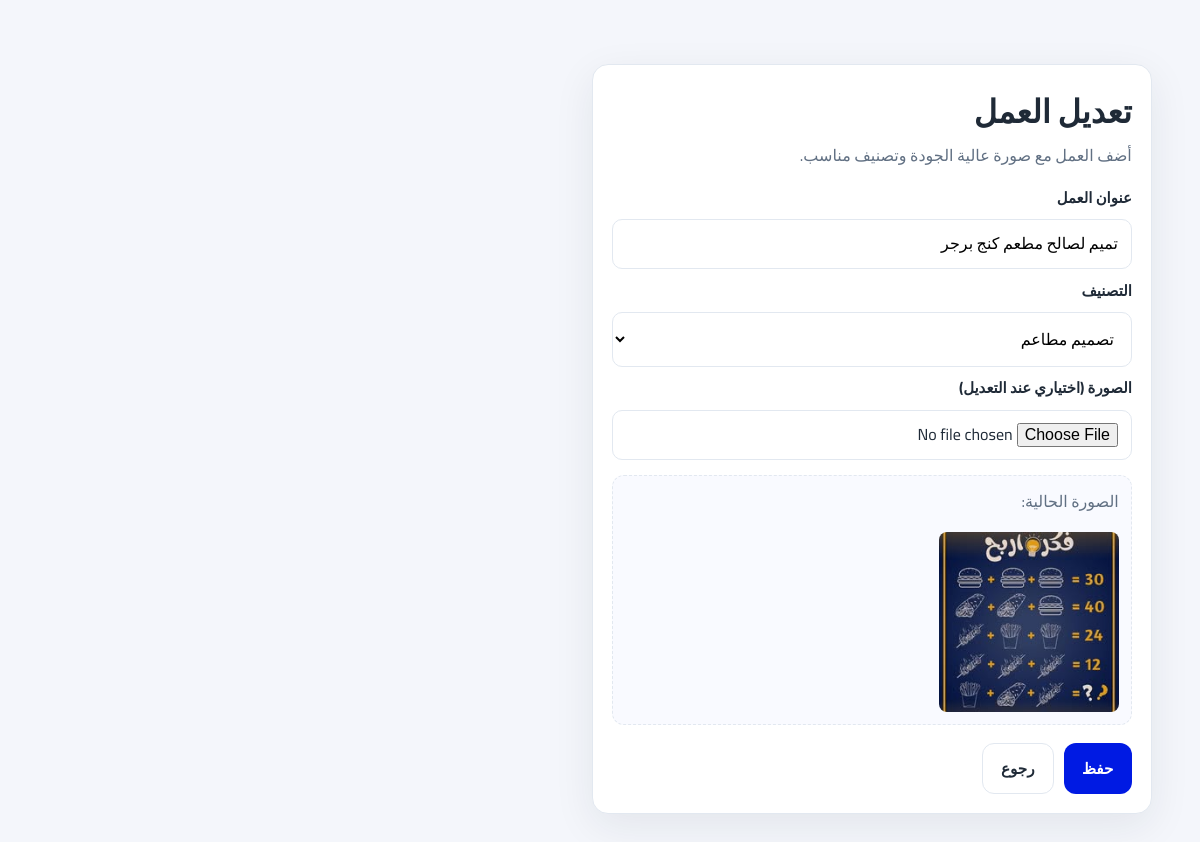
Screenshot of /admin/works/2/edit (signed in) with the database file from the repository.
### tables this page shows
CREATE TABLE works (
            id INTEGER PRIMARY KEY AUTOINCREMENT,
            title TEXT NOT NULL,
            category_id INTEGER NOT NULL,
            image_filename TEXT NOT NULL,
            created_at DATETIME DEFAULT CURRENT_TIMESTAMP,
            FOREIGN KEY (category_id) REFERENCES categories (id)
        );

CREATE TABLE categories (
            id INTEGER PRIMARY KEY AUTOINCREMENT,
            name TEXT NOT NULL UNIQUE
        );

### app.py (the view, shortened to what this page needs)
@app.route("/admin/works/<int:work_id>/edit", methods=["GET", "POST"])
@admin_required
def edit_work(work_id):
    db = get_db()
    work = db.execute(
        """
        SELECT id, title, category_id, image_filename
        FROM works
        WHERE id = ?
        """,
        (work_id,),
    ).fetchone()
    if not work:
        flash("العمل غير موجود.", "error")
        return redirect(url_for("admin_dashboard"))
    categories = db.execute(
        "SELECT id, name FROM categories ORDER BY id ASC"
    ).fetchall()
    return render_template("admin_work_form.html", categories=categories, work=work)

### app.py (called while the page is built)
def get_db():
    if "db" not in g:
        g.db = sqlite3.connect(DATABASE_PATH)
        g.db.row_factory = sqlite3.Row
    return g.db

def admin_required(view_function):
    @wraps(view_function)
    def wrapped(*args, **kwargs):
        if not session.get("admin_logged_in"):
            flash("يرجى تسجيل الدخول أولاً.", "warning")
            return redirect(url_for("admin_login"))
        return view_function(*args, **kwargs)
    return wrapped

### templates/admin_work_form.html (shortened to what this page needs)
{% extends "base.html" %}
{% if work %}
    {% set page_title = "تعديل العمل" %}
{% else %}
    {% set page_title = "إضافة عمل جديد" %}
{% endif %}
{% block content %}
<main class="container section">
    <div class="admin-form-card">
        <h1>{{ page_title }}</h1>
        <p>أضف العمل مع صورة عالية الجودة وتصنيف مناسب.</p>
        <form method="POST" enctype="multipart/form-data" class="form-grid">
            <label for="title">عنوان العمل</label>
            <input id="title" name="title" type="text" value="{{ work.title if work else '' }}" required>
            <label for="category_id">التصنيف</label>
            <select id="category_id" name="category_id" required>
                {% for category in categories %}
                    <option
                        value="{{ category.id }}"
                        {% if work and work.category_id == category.id %}selected{% endif %}
                    >
                        {{ category.name }}
                    </option>
                {% endfor %}
            </select>
            <label for="image">الصورة {% if work %}(اختياري عند التعديل){% endif %}</label>
            <input id="image" name="image" type="file" accept=".jpg,.jpeg,.png,.webp" {% if not work %}required{% endif %}>
            {% if work %}
                <div class="current-image">
                    <p>الصورة الحالية:</p>
                    <img src="{{ url_for('static', filename='uploads/' ~ work.image_filename) }}" alt="{{ work.title }}">
                </div>
            {% endif %}
            <div class="form-actions">
                <button type="submit" class="btn btn-primary">حفظ</button>
                <a href="{{ url_for('admin_dashboard') }}" class="btn btn-secondary">رجوع</a>
            </div>
        </form>
    </div>
</main>
{% endblock %}

### static/css/style.css (style rules this page uses)
:root { --bg: #f4f6fb; --surface: #ffffff; --surface-soft: #f9faff; --text: #1f2a37; --muted: #617083; --primary: #001ae3; --primary-dark: #4a5ce4; --border: #e2e8f0; --danger: #ef4444; --shadow: 0 12px 40px rgba(31, 42, 55, 0.08); }
*, *::before, *::after { box-sizing: border-box; }
html { scroll-behavior: smooth; }
body { margin: 0; font-family: "Cairo", sans-serif; background: var(--bg); color: var(--text); line-height: 1.7; }
img { max-width: 100%; display: block; }
a { color: inherit; text-decoration: none; }
.container { width: min(1120px, 92%); margin-inline: auto; }
.section { padding: 3rem 0; scroll-margin-top: 88px; }
.btn { border: none; cursor: pointer; border-radius: 12px; padding: .72rem 1.15rem; font-size: .95rem; font-weight: 700; transition: all .25s ease; display: inline-flex; align-items: center; justify-content: center; }
.btn-primary { background: var(--primary); color: #fff; }
.btn-secondary { background: var(--surface); color: var(--text); border: 1px solid var(--border); }
.admin-auth-card, .admin-form-card { width: min(560px, 100%); background: var(--surface); border-radius: 16px; border: 1px solid var(--border); padding: 1.2rem; box-shadow: var(--shadow); }
.admin-auth-card h1, .admin-form-card h1 { margin: 0 0 .2rem; }
.admin-auth-card p, .admin-form-card p { margin: 0 0 1rem; color: var(--muted); }
.inline-form input, .inline-form select, .form-grid input, .form-grid select { border: 1px solid var(--border); background: #fff; border-radius: 10px; padding: .65rem .8rem; width: 100%; font: inherit; }
.form-grid { display: grid; gap: .55rem; }
.form-grid label { font-size: .93rem; font-weight: 700; }
.form-actions { margin-top: .6rem; display: flex; gap: .6rem; flex-wrap: wrap; }
.current-image { margin-top: .45rem; border: 1px dashed var(--border); border-radius: 12px; padding: .75rem; background: var(--surface-soft); }
.current-image img { width: 180px; border-radius: 8px; margin-top: .45rem; }
@media (min-width: 980px) { .section { padding: 4rem 0; } }

### rows the page displays
works: title "تميم لصالح مطعم كنج برجر", category_id "تصميم مطاعم", image_filename (picture)

### other values shown
{{ page_title }} "تعديل العمل"
